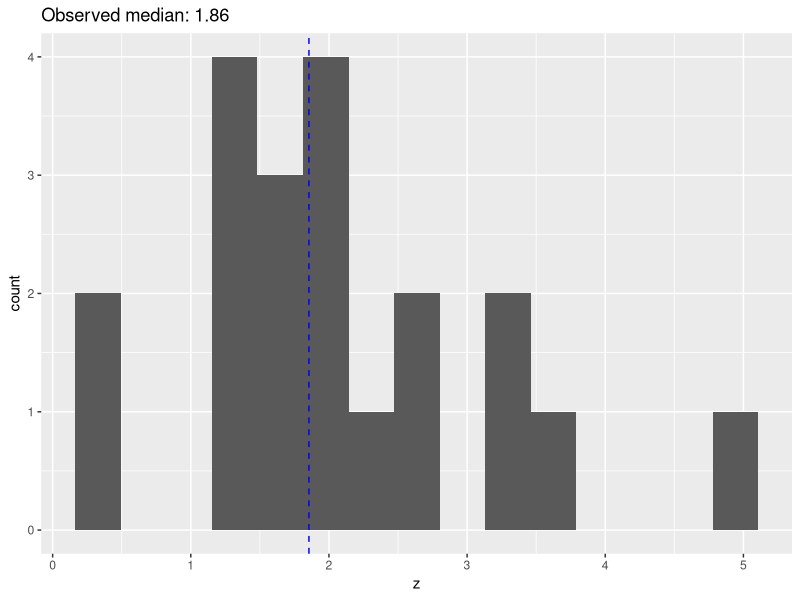

Reproduce this figure in R.
## ---- chunk 1
library(tidyverse)
## ---- chunk 2
set.seed(2)
n <- 20
z <- rgamma(n, 5, 2)
## ---- chunk 3
ggplot(data.frame(z = z), aes(x=z)) +
  geom_histogram(bins = 15) +
  geom_vline(xintercept = median(z), col = "blue", linetype = "dashed") +
  ggtitle(paste0("Observed median: ", round(median(z),2)))
## ---- chunk 4
## your code here

## ---- chunk 5
## your code here
